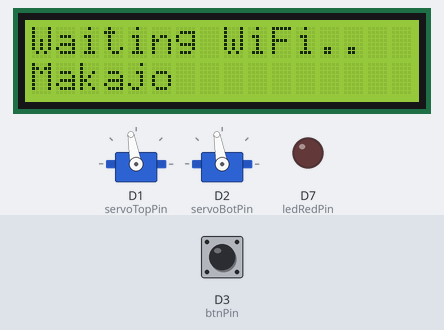
A sketch run on a simulated ESP8266 (NodeMCU). Shown: 16×2 character LCD, 2 × servo, output pins drawn as LEDs (lit = HIGH). The test bench sets the inputs (shaded band); at power-on: D3 (btnPin) HIGH. WiFi joins after 1.5 s; servers stay silent unless stated; what the sketch prints to the serial monitor is not drawn.

Above: at 2.8 s.
2.9 s: D3 (btnPin) pulled LOW for 0.15 s
At 5.8 s:
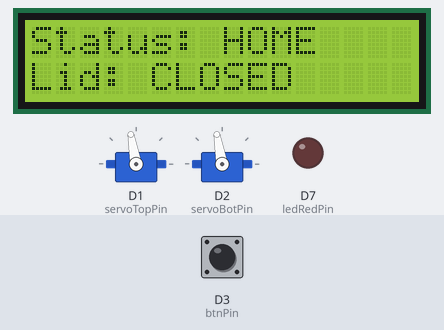
6.0 s: D3 (btnPin) pulled LOW for 1 s
At 8.9 s:
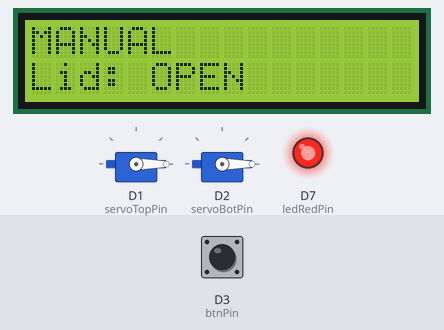
9.2 s: D3 (btnPin) pulled LOW for 0.15 s
At 11.3 s:
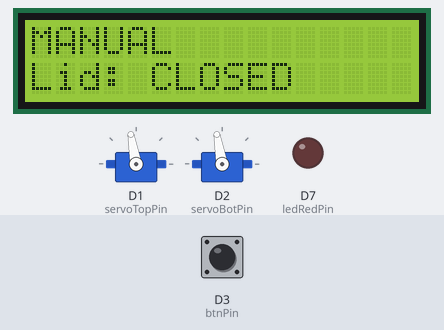
11.6 s: D3 (btnPin) pulled LOW for 0.15 s
At 12.1 s:
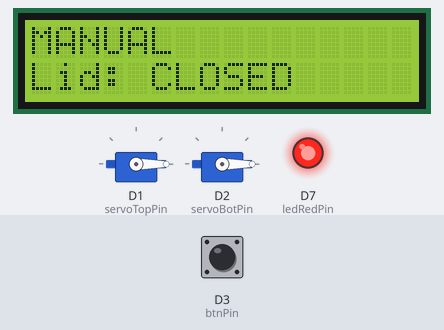
Timing chart, 0 to 14.6 s (numbered marks = the images above; inputs shaded):
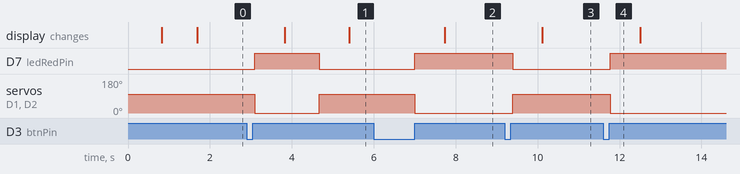

Measured:
- after the input at 2.9 s, D7 (ledRedPin): LOW → HIGH after 0.19 s, → LOW 1.6 s later; servo on D1 (servoTopPin), servo on D2 (servoBotPin): 100° → 0° after 0.19 s, → 100° 1.6 s later; the display: first changes after 0.92 s (image 1 shows a later state)
- after the input at 6.0 s, D7 (ledRedPin): LOW → HIGH after 1.0 s; servo on D1 (servoTopPin), servo on D2 (servoBotPin): 100° → 0° after 1.0 s; the display: changes after 1.7 s (image 2)
- after the input at 9.2 s, D7 (ledRedPin): HIGH → LOW after 0.19 s; servo on D1 (servoTopPin), servo on D2 (servoBotPin): 0° → 100° after 0.19 s; the display: changes after 0.92 s (image 3)
- after the input at 11.6 s, D7 (ledRedPin): LOW → HIGH after 0.17 s; servo on D1 (servoTopPin), servo on D2 (servoBotPin): 100° → 0° after 0.17 s

The sketch:

makajo.ino
```cpp
#include <ESP8266WiFi.h>
#include <Servo.h>
#include <Wire.h>
#include <hd44780.h>
#include <hd44780ioClass/hd44780_I2Cexp.h>

// ========== WiFi 설정 ==========
const char* ssid = "Makajo";
const char* password = "abcdefgh";

// ========== 타이밍 ==========
const unsigned long SCAN_INTERVAL = 3000;  // 연결 상태 확인 주기 (3초)
const unsigned long GRACE_TIME    = 20000; // ★ 유예 시간 20초 ★
const int MOVE_DELAY = 700;                // 서보 도달 대기(ms)

// ========== 서보 각도 ==========
const int ANGLE_CLOSED = 100; // 닫힘(렌즈 가림)
const int ANGLE_OPEN   = 0;   // 열림(렌즈 노출)
// 🚨 방향이 반대면 두 값을 서로 바꾸세요

// ========== 핀 배치 ==========
const int servoTopPin = D1;  // GPIO5  서보 위
const int servoBotPin = D2;  // GPIO4  서보 아래
const int btnPin      = D3;  // GPIO0  버튼
const int ledRedPin   = D7;  // GPIO13 빨강 LED : 켜짐=열림 / 꺼짐=닫힘
// LCD 소프트웨어 I2C : SDA=D6(GPIO12), SCL=D5(GPIO14)
const int LCD_SDA = D6;
const int LCD_SCL = D5;

hd44780_I2Cexp lcd;
Servo servoTop;
Servo servoBot;

enum State { SCANNING, HOME, GRACE_PERIOD, AWAY };
enum LidMode { LID_CLOSED, LID_OPEN };

State   currentState = SCANNING;
LidMode currentLid   = LID_OPEN;   // 부팅 강제닫힘을 위해 일부러 OPEN으로 시작

unsigned long lastScanTime = 0;
unsigned long graceStartTime = 0;
int lastShownSec = -1;

bool lastBtnState = HIGH;
unsigned long btnPressTime = 0;

// ---------- 유틸 ----------
String pad16(String s) {
  while (s.length() < 16) s += ' ';
  if (s.length() > 16) s = s.substring(0, 16);
  return s;
}
void lcdShow(String l0, String l1) {
  lcd.setCursor(0, 0); lcd.print(pad16(l0));
  lcd.setCursor(0, 1); lcd.print(pad16(l1));
}
void moveServoTo(int angle) {
  servoTop.attach(servoTopPin);
  servoBot.attach(servoBotPin);
  servoTop.write(angle);
  servoBot.write(angle);
  delay(MOVE_DELAY);
  servoTop.detach();   // 지터/발열 방지
  servoBot.detach();
}

// ★ 핵심: 핫스팟(Makajo)에 붙어 있으면 재실(있음)로 판단 ★
bool phonePresent() {
  return WiFi.status() == WL_CONNECTED;
}

// 눈꺼풀 + LED 동시 제어
//  열림  -> 빨강 LED 켜짐
//  닫힘  -> 빨강 LED 꺼짐
void setLid(LidMode mode) {
  digitalWrite(ledRedPin, (mode == LID_OPEN) ? HIGH : LOW);
  if (mode != currentLid) {
    moveServoTo(mode == LID_CLOSED ? ANGLE_CLOSED : ANGLE_OPEN);
  }
  currentLid = mode;
}

// ========== SETUP ==========
void setup() {
  Serial.begin(115200);
  pinMode(btnPin, INPUT_PULLUP);
  pinMode(ledRedPin, OUTPUT);
  digitalWrite(ledRedPin, LOW);

  // 소프트웨어 I2C 핀 지정 + LCD 초기화
  Wire.begin(LCD_SDA, LCD_SCL);
  lcd.begin(16, 2);
  lcd.backlight();
  lcdShow("MAKAJO", "Booting...");

  // ★ 부팅 = 무조건 닫힘 초기화 ★
  Serial.println("\n[부팅] 닫힘 상태로 강제 초기화");
  setLid(LID_CLOSED);
  lcdShow("Init: CLOSED", "Privacy ON");
  delay(800);

  // WiFi 시작 (연결될 때까지 백그라운드로 계속 시도)
  WiFi.mode(WIFI_STA);
  WiFi.begin(ssid, password);
  Serial.print("WiFi 연결 시도...");
  lcdShow("WiFi connect..", ssid);

  currentState = SCANNING;
  lastScanTime = 0;
}

// ========== LOOP ==========
void loop() {
  handleButton();

  switch (currentState) {
    case SCANNING:
      if (lastScanTime == 0 || millis() - lastScanTime >= SCAN_INTERVAL) {
        lastScanTime = millis();
        if (phonePresent()) {
          setLid(LID_CLOSED); currentState = HOME;
          lcdShow("Status: HOME", "Lid: CLOSED");
        } else {
          // 아직 연결 전 -> 프라이버시 우선(닫힘) 유지하며 계속 시도
          lcdShow("Waiting WiFi..", ssid);
        }
      }
      break;

    case HOME:
      if (millis() - lastScanTime >= SCAN_INTERVAL) {
        lastScanTime = millis();
        if (!phonePresent()) {
          graceStartTime = millis();
          lastShownSec   = -1;
          currentState   = GRACE_PERIOD;   // 닫힘 유지한 채 카운트다운
        }
      }
      break;

    case GRACE_PERIOD: {
      long remain = (long)GRACE_TIME - (long)(millis() - graceStartTime);
      if (remain < 0) remain = 0;
      int sec = (int)((remain + 999) / 1000);
      if (sec != lastShownSec) {
        lastShownSec = sec;
        lcdShow("Leaving? wait", "Open in: " + String(sec) + "s");
      }
      if (phonePresent()) {         // 다시 붙으면 즉시 복귀
        setLid(LID_CLOSED); currentState = HOME;
        lcdShow("Status: HOME", "Lid: CLOSED");
        break;
      }
      if (millis() - graceStartTime >= GRACE_TIME) {
        setLid(LID_OPEN); currentState = AWAY;
        lcdShow("Status: AWAY", "Lid: OPEN");
      }
      break;
    }

    case AWAY:
      if (millis() - lastScanTime >= SCAN_INTERVAL) {
        lastScanTime = millis();
        if (phonePresent()) {
          setLid(LID_CLOSED); currentState = HOME;
          lcdShow("Status: HOME", "Lid: CLOSED");
        }
      }
      break;
  }
  delay(50);
}

// ========== 버튼 ==========
void handleButton() {
  bool s = digitalRead(btnPin);
  if (s == LOW && lastBtnState == HIGH) {
    btnPressTime = millis(); delay(50);
  } else if (s == HIGH && lastBtnState == LOW) {
    unsigned long dur = millis() - btnPressTime;
    if (dur >= 3000) {
      Serial.println("수동 재부팅"); ESP.restart();
    } else if (dur > 50) {
      if (currentLid == LID_OPEN) { setLid(LID_CLOSED); lcdShow("MANUAL", "Lid: CLOSED"); }
      else                        { setLid(LID_OPEN);   lcdShow("MANUAL", "Lid: OPEN");   }
    }
    delay(50);
  }
  lastBtnState = s;
}
```
